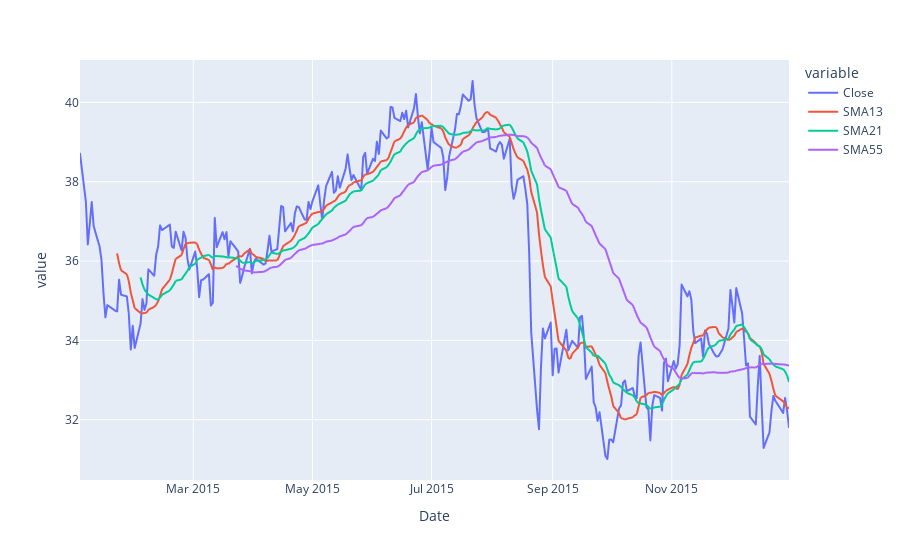

Source (notebook cell):
### Markdown cell above
** Use .ta_plot(study='sma') to create a Simple Moving Averages plot of Morgan Stanley for the year 2015.**

### Code cell
ms = bank_stocks['MS']['Close'].loc['2015-01-01':'2016-01-01']
df = pd.DataFrame({'Close':ms})
for p in [13,21,55]:
    df[f'SMA{p}'] = df['Close'].rolling(p).mean()
fig = px.line(df)
fig.show()

### Figure 1 — Plotly figure (JSON) as saved in the notebook; plotly's stock layout.template omitted (floating-point values rounded to 4 significant figures; data arrays with more than 128 entries replaced by an {"elided": "..."} marker saying what was removed)
{"data": [{"hovertemplate": "variable=Close<br>Date=%{x}<br>value=%{y}<extra></extra>", "legendgroup": "Close", "line": {"color": "#636efa", "dash": "solid"}, "marker": {"symbol": "circle"}, "mode": "lines", "name": "Close", "showlegend": true, "type": "scattergl", "x": {"elided": "252 str values"}, "xaxis": "x", "y": {"elided": "252 float values"}, "yaxis": "y"}, {"hovertemplate": "variable=SMA13<br>Date=%{x}<br>value=%{y}<extra></extra>", "legendgroup": "SMA13", "line": {"color": "#EF553B", "dash": "solid"}, "marker": {"symbol": "circle"}, "mode": "lines", "name": "SMA13", "showlegend": true, "type": "scattergl", "x": {"elided": "252 str values"}, "xaxis": "x", "y": {"elided": "252 float values"}, "yaxis": "y"}, {"hovertemplate": "variable=SMA21<br>Date=%{x}<br>value=%{y}<extra></extra>", "legendgroup": "SMA21", "line": {"color": "#00cc96", "dash": "solid"}, "marker": {"symbol": "circle"}, "mode": "lines", "name": "SMA21", "showlegend": true, "type": "scattergl", "x": {"elided": "252 str values"}, "xaxis": "x", "y": {"elided": "252 float values"}, "yaxis": "y"}, {"hovertemplate": "variable=SMA55<br>Date=%{x}<br>value=%{y}<extra></extra>", "legendgroup": "SMA55", "line": {"color": "#ab63fa", "dash": "solid"}, "marker": {"symbol": "circle"}, "mode": "lines", "name": "SMA55", "showlegend": true, "type": "scattergl", "x": {"elided": "252 str values"}, "xaxis": "x", "y": {"elided": "252 float values"}, "yaxis": "y"}], "layout": {"legend": {"title": {"text": "variable"}, "tracegroupgap": 0}, "margin": {"t": 60}, "xaxis": {"anchor": "y", "domain": [0, 1], "title": {"text": "Date"}}, "yaxis": {"anchor": "x", "domain": [0, 1], "title": {"text": "value"}}}}
